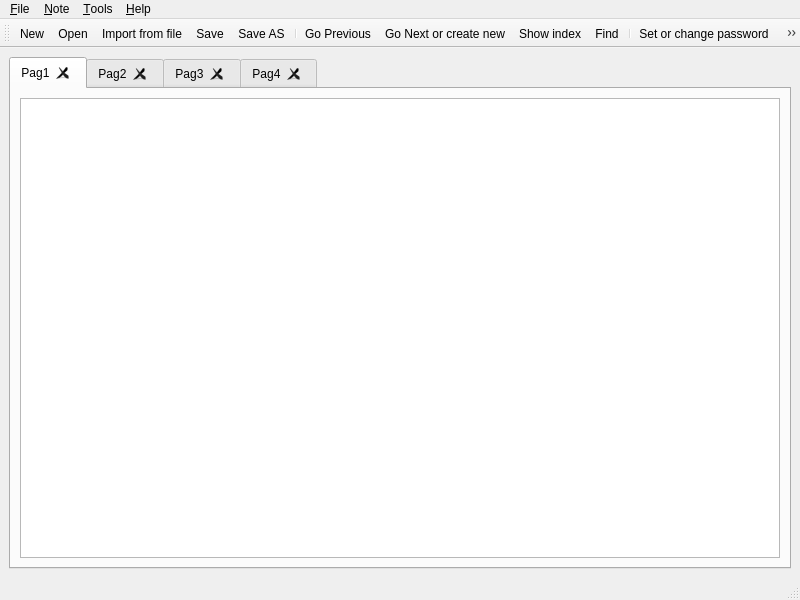
<?xml version="1.0" encoding="UTF-8"?>
<ui version="4.0">
 <class>GappMainWindow</class>
 <widget class="QMainWindow" name="GappMainWindow">
  <property name="geometry">
   <rect>
    <x>0</x>
    <y>0</y>
    <width>800</width>
    <height>600</height>
   </rect>
  </property>
  <property name="windowTitle">
   <string>MainWindow</string>
  </property>
  <widget class="QWidget" name="centralwidget">
   <layout class="QHBoxLayout" name="horizontalLayout">
    <item>
     <widget class="QMyTabWidget" name="noteTab">
      <property name="acceptDrops">
       <bool>true</bool>
      </property>
      <property name="tabPosition">
       <enum>QTabWidget::North</enum>
      </property>
      <property name="tabShape">
       <enum>QTabWidget::Rounded</enum>
      </property>
      <property name="currentIndex">
       <number>0</number>
      </property>
      <property name="elideMode">
       <enum>Qt::ElideNone</enum>
      </property>
      <property name="documentMode">
       <bool>false</bool>
      </property>
      <property name="tabsClosable">
       <bool>true</bool>
      </property>
      <property name="movable">
       <bool>true</bool>
      </property>
      <widget class="QWidget" name="pag1_3">
       <attribute name="title">
        <string>Pag1</string>
       </attribute>
       <layout class="QGridLayout" name="gridLayout_10">
        <item row="0" column="0">
         <widget class="QMyPlainTextEdit" name="testo1">
          <property name="acceptDrops">
           <bool>true</bool>
          </property>
         </widget>
        </item>
       </layout>
      </widget>
      <widget class="QWidget" name="pag2_3">
       <attribute name="title">
        <string>Pag2</string>
       </attribute>
       <layout class="QGridLayout" name="gridLayout_11">
        <item row="0" column="0">
         <widget class="QMyPlainTextEdit" name="plainTextEdit_8"/>
        </item>
       </layout>
      </widget>
      <widget class="QWidget" name="pag3_3">
       <attribute name="title">
        <string>Pag3</string>
       </attribute>
       <layout class="QGridLayout" name="gridLayout_12">
        <item row="0" column="0">
         <widget class="QMyPlainTextEdit" name="plainTextEdit_9"/>
        </item>
       </layout>
      </widget>
      <widget class="QWidget" name="pag4_3">
       <attribute name="title">
        <string>Pag4</string>
       </attribute>
       <layout class="QGridLayout" name="gridLayout_13">
        <item row="0" column="0">
         <widget class="QMyPlainTextEdit" name="plainTextEdit_10"/>
        </item>
       </layout>
      </widget>
     </widget>
    </item>
   </layout>
  </widget>
  <widget class="QMenuBar" name="menubar">
   <property name="geometry">
    <rect>
     <x>0</x>
     <y>0</y>
     <width>800</width>
     <height>25</height>
    </rect>
   </property>
   <widget class="QMenu" name="menu_File">
    <property name="title">
     <string>&amp;File</string>
    </property>
    <addaction name="action_New"/>
    <addaction name="action_Open"/>
    <addaction name="actionGet_notes_from_file"/>
    <addaction name="action_Save"/>
    <addaction name="actionS_ave_AS"/>
    <addaction name="separator"/>
    <addaction name="actionQuit"/>
   </widget>
   <widget class="QMenu" name="menu_Note">
    <property name="title">
     <string>&amp;Note</string>
    </property>
    <addaction name="actionGo_Next_or_create_new"/>
    <addaction name="actionGo_Previous"/>
    <addaction name="separator"/>
    <addaction name="actionShow_index"/>
    <addaction name="action_Find"/>
    <addaction name="actionF_ind_next"/>
   </widget>
   <widget class="QMenu" name="menu_Tools">
    <property name="title">
     <string>&amp;Tools</string>
    </property>
    <addaction name="action_Set_or_change_password"/>
    <addaction name="action_Preference"/>
   </widget>
   <widget class="QMenu" name="menu_Help">
    <property name="title">
     <string>&amp;Help</string>
    </property>
    <addaction name="action_About"/>
   </widget>
   <addaction name="menu_File"/>
   <addaction name="menu_Note"/>
   <addaction name="menu_Tools"/>
   <addaction name="menu_Help"/>
  </widget>
  <widget class="QStatusBar" name="statusbar"/>
  <widget class="QToolBar" name="toolBar">
   <property name="windowTitle">
    <string>toolBar</string>
   </property>
   <attribute name="toolBarArea">
    <enum>TopToolBarArea</enum>
   </attribute>
   <attribute name="toolBarBreak">
    <bool>false</bool>
   </attribute>
   <addaction name="action_New"/>
   <addaction name="action_Open"/>
   <addaction name="actionGet_notes_from_file"/>
   <addaction name="action_Save"/>
   <addaction name="actionS_ave_AS"/>
   <addaction name="separator"/>
   <addaction name="actionGo_Previous"/>
   <addaction name="actionGo_Next_or_create_new"/>
   <addaction name="actionShow_index"/>
   <addaction name="action_Find"/>
   <addaction name="separator"/>
   <addaction name="action_Set_or_change_password"/>
   <addaction name="separator"/>
   <addaction name="action_Preference"/>
   <addaction name="separator"/>
   <addaction name="action_About"/>
  </widget>
  <action name="action_Open">
   <property name="icon">
    <iconset resource="OGappResources.qrc">
     <normaloff>:/OGapp/set1/icons/Folder document open.png</normaloff>:/OGapp/set1/icons/Folder document open.png</iconset>
   </property>
   <property name="text">
    <string>&amp;Open</string>
   </property>
   <property name="shortcut">
    <string>Ctrl+O</string>
   </property>
  </action>
  <action name="action_Save">
   <property name="icon">
    <iconset resource="OGappResources.qrc">
     <normaloff>:/OGapp/set1/icons/Actions document save.png</normaloff>:/OGapp/set1/icons/Actions document save.png</iconset>
   </property>
   <property name="text">
    <string>&amp;Save</string>
   </property>
   <property name="shortcut">
    <string>Ctrl+S</string>
   </property>
  </action>
  <action name="actionS_ave_AS">
   <property name="icon">
    <iconset resource="OGappResources.qrc">
     <normaloff>:/OGapp/set1/icons/Actions document save as.png</normaloff>:/OGapp/set1/icons/Actions document save as.png</iconset>
   </property>
   <property name="text">
    <string>S&amp;ave AS...</string>
   </property>
  </action>
  <action name="actionGo_Next_or_create_new">
   <property name="icon">
    <iconset resource="OGappResources.qrc">
     <normaloff>:/OGapp/set1/icons/Actions arrow right.png</normaloff>:/OGapp/set1/icons/Actions arrow right.png</iconset>
   </property>
   <property name="text">
    <string>Go &amp;Next or create new</string>
   </property>
   <property name="shortcut">
    <string>Ctrl+Right</string>
   </property>
  </action>
  <action name="actionGo_Previous">
   <property name="icon">
    <iconset resource="OGappResources.qrc">
     <normaloff>:/OGapp/set1/icons/Actions arrow left.png</normaloff>:/OGapp/set1/icons/Actions arrow left.png</iconset>
   </property>
   <property name="text">
    <string>Go &amp;Previous</string>
   </property>
   <property name="shortcut">
    <string>Ctrl+Left</string>
   </property>
  </action>
  <action name="action_Set_or_change_password">
   <property name="icon">
    <iconset resource="OGappResources.qrc">
     <normaloff>:/OGapp/set1/icons/password.png</normaloff>:/OGapp/set1/icons/password.png</iconset>
   </property>
   <property name="text">
    <string>&amp;Set or change password</string>
   </property>
  </action>
  <action name="actionShow_index">
   <property name="icon">
    <iconset resource="OGappResources.qrc">
     <normaloff>:/OGapp/set1/icons/lists.png</normaloff>:/OGapp/set1/icons/lists.png</iconset>
   </property>
   <property name="text">
    <string>Show &amp;index</string>
   </property>
  </action>
  <action name="action_About">
   <property name="icon">
    <iconset resource="OGappResources.qrc">
     <normaloff>:/OGapp/set1/icons/Help.png</normaloff>:/OGapp/set1/icons/Help.png</iconset>
   </property>
   <property name="text">
    <string>&amp;About</string>
   </property>
  </action>
  <action name="action_New">
   <property name="icon">
    <iconset resource="OGappResources.qrc">
     <normaloff>:/OGapp/set1/icons/Actions document new.png</normaloff>:/OGapp/set1/icons/Actions document new.png</iconset>
   </property>
   <property name="text">
    <string>&amp;New</string>
   </property>
   <property name="shortcut">
    <string>Ctrl+N</string>
   </property>
  </action>
  <action name="actionGet_notes_from_file">
   <property name="icon">
    <iconset resource="OGappResources.qrc">
     <normaloff>:/OGapp/set1/icons/Folder new.png</normaloff>:/OGapp/set1/icons/Folder new.png</iconset>
   </property>
   <property name="text">
    <string>&amp;Import from file</string>
   </property>
   <property name="toolTip">
    <string>Selectively import notes from file</string>
   </property>
  </action>
  <action name="action_Find">
   <property name="icon">
    <iconset resource="OGappResources.qrc">
     <normaloff>:/OGapp/set1/icons/Actions search.png</normaloff>:/OGapp/set1/icons/Actions search.png</iconset>
   </property>
   <property name="text">
    <string>&amp;Find</string>
   </property>
   <property name="shortcut">
    <string>Ctrl+F</string>
   </property>
  </action>
  <action name="actionF_ind_next">
   <property name="text">
    <string>F&amp;ind next</string>
   </property>
   <property name="shortcut">
    <string>F3</string>
   </property>
  </action>
  <action name="action_Preference">
   <property name="icon">
    <iconset resource="OGappResources.qrc">
     <normaloff>:/OGapp/set1/icons/properties.png</normaloff>:/OGapp/set1/icons/properties.png</iconset>
   </property>
   <property name="text">
    <string>&amp;Preference</string>
   </property>
  </action>
  <action name="actionQuit">
   <property name="text">
    <string>Quit</string>
   </property>
   <property name="toolTip">
    <string>&amp;Quit</string>
   </property>
  </action>
 </widget>
 <customwidgets>
  <customwidget>
   <class>QMyPlainTextEdit</class>
   <extends>QPlainTextEdit</extends>
   <header>QMyPlainTextEdit.h</header>
  </customwidget>
  <customwidget>
   <class>QMyTabWidget</class>
   <extends>QTabWidget</extends>
   <header>QMyTabWidget.h</header>
   <container>1</container>
  </customwidget>
 </customwidgets>
 <resources>
  <include location="OGappResources.qrc"/>
 </resources>
 <connections/>
</ui>
